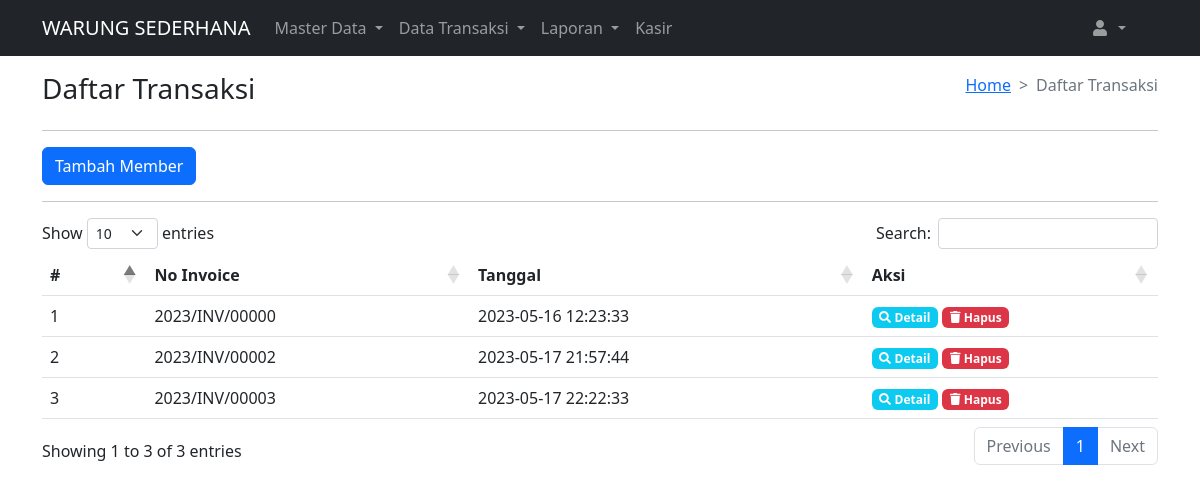
/index.php/transaksi, run on the app's committed database.
### tables this page shows
CREATE TABLE `transaksi` (
  `id` int(11) NOT NULL,
  `invoice` varchar(20) NOT NULL,
  `total` int(11) NOT NULL,
  `bayar` int(11) NOT NULL,
  `kembali` int(11) NOT NULL,
  `id_member` int(11) DEFAULT NULL,
  `waktu` datetime NOT NULL DEFAULT current_timestamp()
);

### application/helpers/custom_helper.php (called while the page is built, shortened)
<?php if (!defined('BASEPATH')) exit('No direct script access allowed');
if (!function_exists('template_view')) {
    function template_view($path_view = null, $data = [])
    {
        $ci = &get_instance();
        $ci->load->view('template/header', $data);
        if (isset($path_view)) {
            $ci->load->view($path_view);
        }
    }
}

### application/controllers/Transaksi.php (called while the page is built, shortened)
<?php
class Transaksi extends CI_Controller
{
    protected $MENU_NAME = "Daftar Transaksi";
    public function index()
    {
        $data['kategori'] = $this->ModelTransaksi->get_all()->result();
        $data['menu_name'] = $this->MENU_NAME;
        template_view('transaksi/index', $data);
    }
}

### index.php (called while the page is built, shortened)
<?php
require_once BASEPATH.'core/CodeIgniter.php';

### application/models/ModelTransaksi.php (called while the page is built, shortened)
<?php
class ModelTransaksi extends CI_Model
{
    protected $TABLE = "transaksi";
    public function get_all()
    {
        return $this->db->get($this->TABLE);
    }
}

### application/views/transaksi/index.php (the view, shortened to what this page needs)
<a href="<?= base_url('transaksi/tambah'); ?>" class="btn btn-primary text-decoration-none">Tambah Member</a>
<hr>
<table id="example" class="table">
    <thead>
        <tr>
            <th>#</th>
            <th>No Invoice</th>
            <th>Tanggal</th>
            <th>Aksi</th>
        </tr>
    </thead>
    <tbody>
        <?php $no = 0;
        foreach ($kategori as $k) : ?>
            <tr>
                <td><?= ++$no; ?></td>
                <td><?= $k->invoice; ?></td>
                <td><?= $k->waktu; ?></td>
                <td>
                    <a data-id="<?= $k->id; ?>" role="button" class="text-decoration-none text-white detail" data-bs-toggle="modal" data-bs-target="#exampleModal">
                        <span class="badge bg-info"><i class="fas fa-search"></i> Detail</span>
                    </a>
                    <a href="<?= base_url("transaksi/hapus/$k->id"); ?>" onclick='return confirm("Hapus member \"<?= $k->invoice; ?>\"?")' class="text-decoration-none text-white">
                        <span class="badge bg-danger"><i class="fas fa-trash"></i> Hapus</span>
                    </a>
                </td>
            </tr>
        <?php endforeach; ?>
    </tbody>
</table>

### data on the page
transaksi: invoice "2023/INV/00000", waktu "2023-05-16 12:23:33"
transaksi: invoice "2023/INV/00002", waktu "2023-05-17 21:57:44"
transaksi: invoice "2023/INV/00003", waktu "2023-05-17 22:22:33"

### other printed values
$menu_name "Daftar Transaksi"
